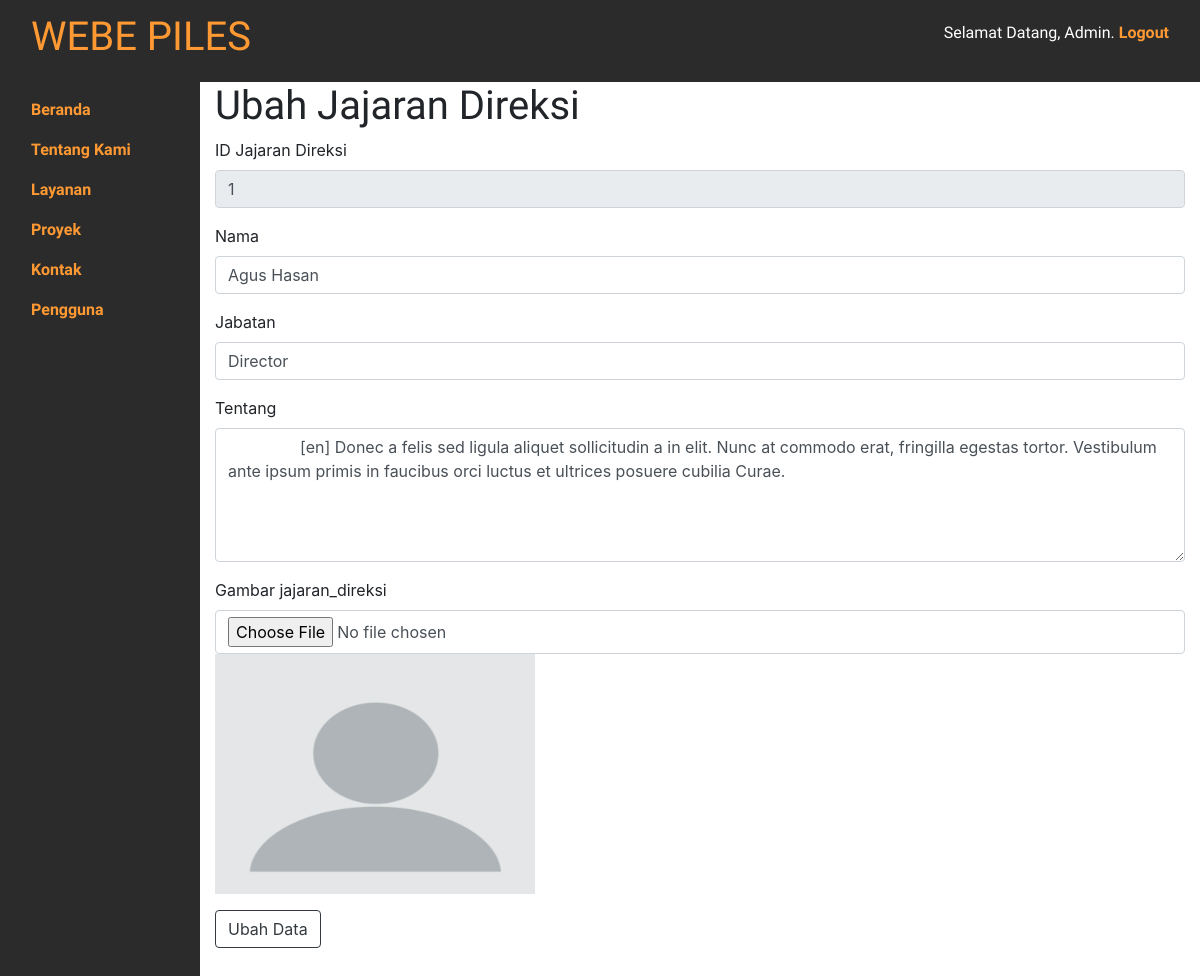
Page /admin/ubah/ubah-jajaran-direksi.php?id=1 (signed in) on the earlier database version.
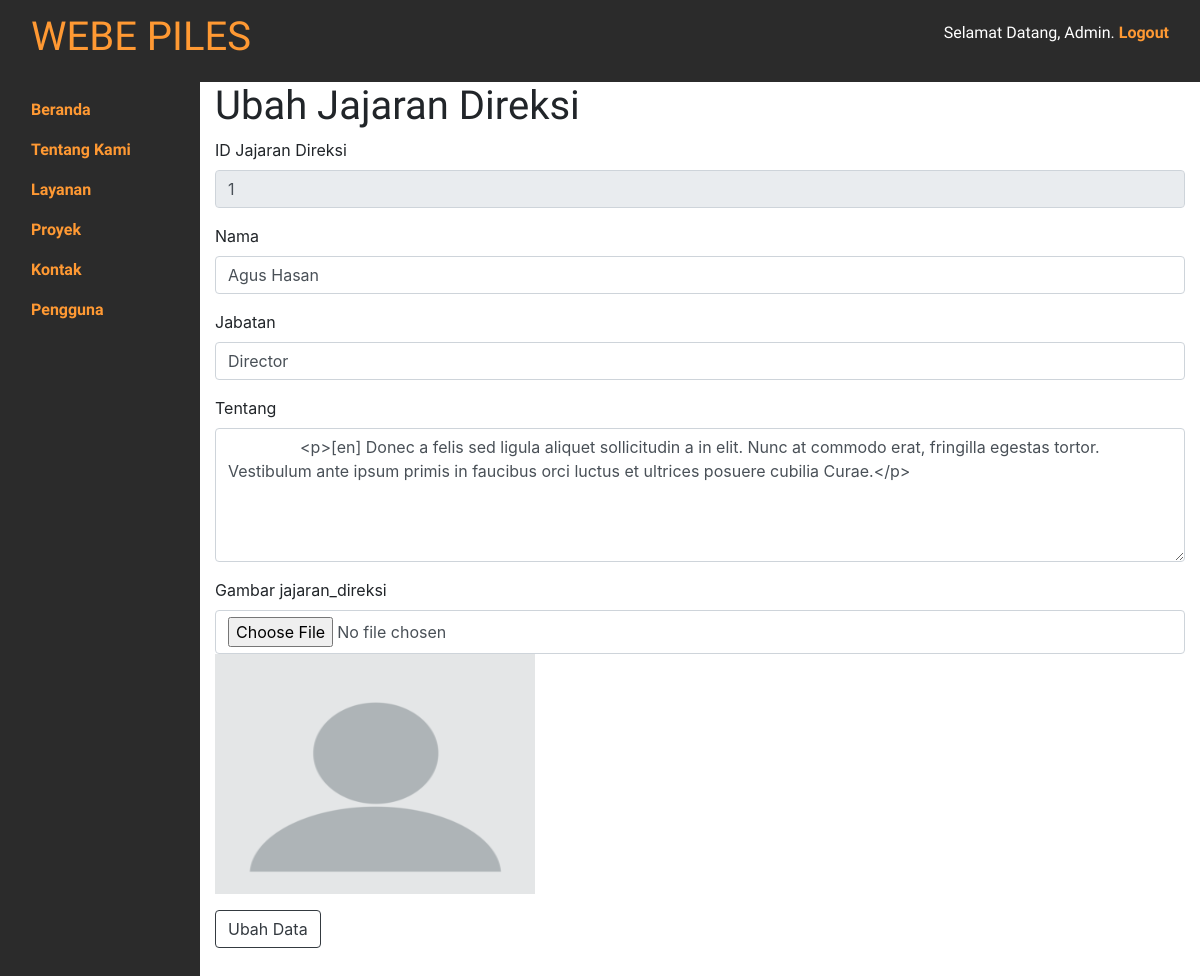
Same page on the later database version.
### tables this page shows
CREATE TABLE `jajaran_direksi` (
  `id_jajaran_direksi` int(11) NOT NULL,
  `nama_jajaran_direksi` varchar(30) NOT NULL,
  `jabatan_jajaran_direksi` varchar(30) NOT NULL,
  `tentang_jajaran_direksi` text NOT NULL,
  `gambar_jajaran_direksi` varchar(200) NOT NULL,
  `bahasa_jajaran_direksi` varchar(2) NOT NULL
);

### admin/ubah/ubah-jajaran-direksi.php (the view, shortened to what this page needs)
<!doctype html>
<html lang="id">
    <?php include 'head.php'; ?>
  <body>
    <?php include 'navbar.php'; ?>
    <div class="container-fluid">
      <div class="row">
        <?php
          include '../fungsi/koneksi.php';
          $sql = "SELECT * FROM jajaran_direksi WHERE id_jajaran_direksi = $_GET[id]";
          $result = mysqli_query($koneksi, $sql);
        ?>
        <?php while ($row = mysqli_fetch_array($result, MYSQLI_ASSOC)) { ?>
        <div class="col-md-10">
          <h1>Ubah Jajaran Direksi</h1>
          <form action="../fungsi/update/update-jajaran-direksi.php" method="POST" enctype="multipart/form-data">
            <div class="form-group">
              <label for="id">ID Jajaran Direksi</label>
              <input type="text" class="form-control" name="id" id="id" value="<?php echo $row['id_jajaran_direksi']; ?>" readonly>
            </div>
            <div class="form-group">
              <label for="nama">Nama</label>
              <input type="text" class="form-control" name="nama" id="nama" value="<?php echo $row['nama_jajaran_direksi']; ?>">
            </div>
            <div class="form-group">
              <label for="jabatan">Jabatan</label>
              <input type="text" class="form-control" name="jabatan" id="jabatan" value="<?php echo $row['jabatan_jajaran_direksi']; ?>">
            </div>
            <div class="form-group">
              <label for="editor">Tentang</label>
              <textarea class="form-control" name="deskripsi" id="editor" rows="5">
                <?php echo $row['tentang_jajaran_direksi']; ?>
              </textarea>
            </div>
            <div class="form-group">
              <label for="gambar">Gambar jajaran_direksi</label>
              <input type="file" class="form-control" name="gambar" id="gambar">
              <img style="width: 320px; height: 240px;" src="../../<?php echo $row['gambar_jajaran_direksi']; ?>">
            </div>
            <button type="submit" class="btn btn-outline-dark mb-5">Ubah Data</button>
          </form>
        </div>
        <?php } ?>
      </div>
    </div>
  </body>
</html>

Differences in the rows shown:
changed jajaran_direksi "Agus Hasan": deskripsi "[en] Donec a felis sed ligula aliquet sollicitudin a in elit. Nunc at commodo erat, fringilla egestas tortor. Vestibulum ante ipsum primis in faucibus orci luctus et ultrices posuere cubilia Curae." → "<p>[en] Donec a felis sed ligula aliquet sollicitudin a in elit. Nunc at commodo erat, fringilla egestas tortor. Vestibulum ante ipsum primis in faucibus orci luctus et ultrices posuere cubilia Curae.</p>"
